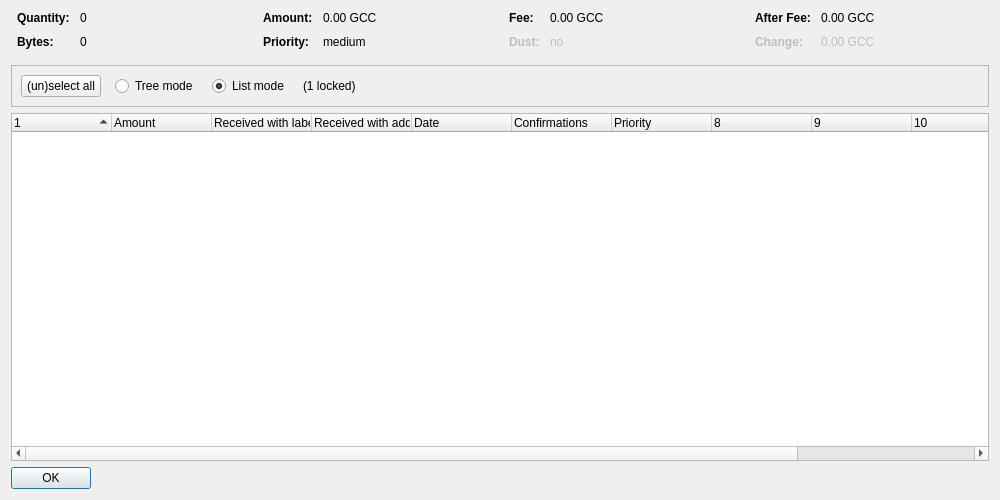
<?xml version="1.0" encoding="UTF-8"?>
<ui version="4.0">
 <class>CoinControlDialog</class>
 <widget class="QDialog" name="CoinControlDialog">
  <property name="geometry">
   <rect>
    <x>0</x>
    <y>0</y>
    <width>1000</width>
    <height>500</height>
   </rect>
  </property>
  <property name="windowTitle">
   <string>Coin Selection</string>
  </property>
  <layout class="QVBoxLayout" name="verticalLayout">
   <item>
    <layout class="QHBoxLayout" name="horizontalLayoutTop" stretch="0,0,0,0">
     <property name="topMargin">
      <number>0</number>
     </property>
     <property name="bottomMargin">
      <number>10</number>
     </property>
     <item>
      <layout class="QFormLayout" name="formLayoutCoinControl1">
       <property name="horizontalSpacing">
        <number>10</number>
       </property>
       <property name="verticalSpacing">
        <number>10</number>
       </property>
       <property name="leftMargin">
        <number>6</number>
       </property>
       <property name="rightMargin">
        <number>6</number>
       </property>
       <item row="0" column="0">
        <widget class="QLabel" name="labelCoinControlQuantityText">
         <property name="font">
          <font>
           <weight>75</weight>
           <bold>true</bold>
          </font>
         </property>
         <property name="text">
          <string>Quantity:</string>
         </property>
        </widget>
       </item>
       <item row="0" column="1">
        <widget class="QLabel" name="labelCoinControlQuantity">
         <property name="cursor">
          <cursorShape>IBeamCursor</cursorShape>
         </property>
         <property name="contextMenuPolicy">
          <enum>Qt::ActionsContextMenu</enum>
         </property>
         <property name="text">
          <string notr="true">0</string>
         </property>
         <property name="textInteractionFlags">
          <set>Qt::LinksAccessibleByMouse|Qt::TextSelectableByKeyboard|Qt::TextSelectableByMouse</set>
         </property>
        </widget>
       </item>
       <item row="1" column="0">
        <widget class="QLabel" name="labelCoinControlBytesText">
         <property name="font">
          <font>
           <weight>75</weight>
           <bold>true</bold>
          </font>
         </property>
         <property name="text">
          <string>Bytes:</string>
         </property>
        </widget>
       </item>
       <item row="1" column="1">
        <widget class="QLabel" name="labelCoinControlBytes">
         <property name="cursor">
          <cursorShape>IBeamCursor</cursorShape>
         </property>
         <property name="contextMenuPolicy">
          <enum>Qt::ActionsContextMenu</enum>
         </property>
         <property name="text">
          <string notr="true">0</string>
         </property>
         <property name="textInteractionFlags">
          <set>Qt::LinksAccessibleByMouse|Qt::TextSelectableByKeyboard|Qt::TextSelectableByMouse</set>
         </property>
        </widget>
       </item>
      </layout>
     </item>
     <item>
      <layout class="QFormLayout" name="formLayoutCoinControl2">
       <property name="horizontalSpacing">
        <number>10</number>
       </property>
       <property name="verticalSpacing">
        <number>10</number>
       </property>
       <property name="leftMargin">
        <number>6</number>
       </property>
       <property name="rightMargin">
        <number>6</number>
       </property>
       <item row="0" column="0">
        <widget class="QLabel" name="labelCoinControlAmountText">
         <property name="font">
          <font>
           <weight>75</weight>
           <bold>true</bold>
          </font>
         </property>
         <property name="text">
          <string>Amount:</string>
         </property>
        </widget>
       </item>
       <item row="0" column="1">
        <widget class="QLabel" name="labelCoinControlAmount">
         <property name="cursor">
          <cursorShape>IBeamCursor</cursorShape>
         </property>
         <property name="contextMenuPolicy">
          <enum>Qt::ActionsContextMenu</enum>
         </property>
         <property name="text">
          <string notr="true">0.00 GCC</string>
         </property>
         <property name="textInteractionFlags">
          <set>Qt::LinksAccessibleByMouse|Qt::TextSelectableByKeyboard|Qt::TextSelectableByMouse</set>
         </property>
        </widget>
       </item>
       <item row="1" column="0">
        <widget class="QLabel" name="labelCoinControlPriorityText">
         <property name="font">
          <font>
           <weight>75</weight>
           <bold>true</bold>
          </font>
         </property>
         <property name="text">
          <string>Priority:</string>
         </property>
        </widget>
       </item>
       <item row="1" column="1">
        <widget class="QLabel" name="labelCoinControlPriority">
         <property name="cursor">
          <cursorShape>IBeamCursor</cursorShape>
         </property>
         <property name="contextMenuPolicy">
          <enum>Qt::ActionsContextMenu</enum>
         </property>
         <property name="text">
          <string notr="true">medium</string>
         </property>
         <property name="textInteractionFlags">
          <set>Qt::LinksAccessibleByMouse|Qt::TextSelectableByKeyboard|Qt::TextSelectableByMouse</set>
         </property>
        </widget>
       </item>
      </layout>
     </item>
     <item>
      <layout class="QFormLayout" name="formLayoutCoinControl3">
       <property name="horizontalSpacing">
        <number>10</number>
       </property>
       <property name="verticalSpacing">
        <number>10</number>
       </property>
       <property name="leftMargin">
        <number>6</number>
       </property>
       <property name="rightMargin">
        <number>6</number>
       </property>
       <item row="0" column="0">
        <widget class="QLabel" name="labelCoinControlFeeText">
         <property name="font">
          <font>
           <weight>75</weight>
           <bold>true</bold>
          </font>
         </property>
         <property name="text">
          <string>Fee:</string>
         </property>
        </widget>
       </item>
       <item row="0" column="1">
        <widget class="QLabel" name="labelCoinControlFee">
         <property name="cursor">
          <cursorShape>IBeamCursor</cursorShape>
         </property>
         <property name="contextMenuPolicy">
          <enum>Qt::ActionsContextMenu</enum>
         </property>
         <property name="text">
          <string notr="true">0.00 GCC</string>
         </property>
         <property name="textInteractionFlags">
          <set>Qt::LinksAccessibleByMouse|Qt::TextSelectableByKeyboard|Qt::TextSelectableByMouse</set>
         </property>
        </widget>
       </item>
       <item row="1" column="0">
        <widget class="QLabel" name="labelCoinControlLowOutputText">
         <property name="enabled">
          <bool>false</bool>
         </property>
         <property name="font">
          <font>
           <weight>75</weight>
           <bold>true</bold>
          </font>
         </property>
         <property name="text">
          <string>Dust:</string>
         </property>
        </widget>
       </item>
       <item row="1" column="1">
        <widget class="QLabel" name="labelCoinControlLowOutput">
         <property name="enabled">
          <bool>false</bool>
         </property>
         <property name="cursor">
          <cursorShape>IBeamCursor</cursorShape>
         </property>
         <property name="contextMenuPolicy">
          <enum>Qt::ActionsContextMenu</enum>
         </property>
         <property name="text">
          <string notr="true">no</string>
         </property>
         <property name="textInteractionFlags">
          <set>Qt::LinksAccessibleByMouse|Qt::TextSelectableByKeyboard|Qt::TextSelectableByMouse</set>
         </property>
        </widget>
       </item>
      </layout>
     </item>
     <item>
      <layout class="QFormLayout" name="formLayoutCoinControl4">
       <property name="horizontalSpacing">
        <number>10</number>
       </property>
       <property name="verticalSpacing">
        <number>10</number>
       </property>
       <property name="leftMargin">
        <number>6</number>
       </property>
       <property name="rightMargin">
        <number>6</number>
       </property>
       <item row="0" column="0">
        <widget class="QLabel" name="labelCoinControlAfterFeeText">
         <property name="font">
          <font>
           <weight>75</weight>
           <bold>true</bold>
          </font>
         </property>
         <property name="text">
          <string>After Fee:</string>
         </property>
        </widget>
       </item>
       <item row="0" column="1">
        <widget class="QLabel" name="labelCoinControlAfterFee">
         <property name="cursor">
          <cursorShape>IBeamCursor</cursorShape>
         </property>
         <property name="contextMenuPolicy">
          <enum>Qt::ActionsContextMenu</enum>
         </property>
         <property name="text">
          <string notr="true">0.00 GCC</string>
         </property>
         <property name="textInteractionFlags">
          <set>Qt::LinksAccessibleByMouse|Qt::TextSelectableByKeyboard|Qt::TextSelectableByMouse</set>
         </property>
        </widget>
       </item>
       <item row="1" column="0">
        <widget class="QLabel" name="labelCoinControlChangeText">
         <property name="enabled">
          <bool>false</bool>
         </property>
         <property name="font">
          <font>
           <weight>75</weight>
           <bold>true</bold>
          </font>
         </property>
         <property name="text">
          <string>Change:</string>
         </property>
        </widget>
       </item>
       <item row="1" column="1">
        <widget class="QLabel" name="labelCoinControlChange">
         <property name="enabled">
          <bool>false</bool>
         </property>
         <property name="cursor">
          <cursorShape>IBeamCursor</cursorShape>
         </property>
         <property name="contextMenuPolicy">
          <enum>Qt::ActionsContextMenu</enum>
         </property>
         <property name="text">
          <string notr="true">0.00 GCC</string>
         </property>
         <property name="textInteractionFlags">
          <set>Qt::LinksAccessibleByMouse|Qt::TextSelectableByKeyboard|Qt::TextSelectableByMouse</set>
         </property>
        </widget>
       </item>
      </layout>
     </item>
    </layout>
   </item>
   <item>
    <widget class="QFrame" name="frame">
     <property name="minimumSize">
      <size>
       <width>0</width>
       <height>40</height>
      </size>
     </property>
     <property name="frameShape">
      <enum>QFrame::StyledPanel</enum>
     </property>
     <property name="frameShadow">
      <enum>QFrame::Sunken</enum>
     </property>
     <layout class="QHBoxLayout" name="horizontalLayout">
      <item>
       <layout class="QHBoxLayout" name="horizontalLayoutPanel" stretch="0,0,0,0,0">
        <property name="spacing">
         <number>14</number>
        </property>
        <item>
         <widget class="QPushButton" name="pushButtonSelectAll">
          <property name="sizePolicy">
           <sizepolicy hsizetype="Maximum" vsizetype="Fixed">
            <horstretch>0</horstretch>
            <verstretch>0</verstretch>
           </sizepolicy>
          </property>
          <property name="text">
           <string>(un)select all</string>
          </property>
          <property name="autoDefault">
           <bool>false</bool>
          </property>
         </widget>
        </item>
        <item>
         <widget class="QRadioButton" name="radioTreeMode">
          <property name="sizePolicy">
           <sizepolicy hsizetype="Maximum" vsizetype="Fixed">
            <horstretch>0</horstretch>
            <verstretch>0</verstretch>
           </sizepolicy>
          </property>
          <property name="text">
           <string>Tree mode</string>
          </property>
         </widget>
        </item>
        <item>
         <widget class="QRadioButton" name="radioListMode">
          <property name="sizePolicy">
           <sizepolicy hsizetype="Maximum" vsizetype="Fixed">
            <horstretch>0</horstretch>
            <verstretch>0</verstretch>
           </sizepolicy>
          </property>
          <property name="text">
           <string>List mode</string>
          </property>
          <property name="checked">
           <bool>true</bool>
          </property>
         </widget>
        </item>
        <item>
         <widget class="QLabel" name="labelLocked">
          <property name="text">
           <string notr="true">(1 locked)</string>
          </property>
         </widget>
        </item>
        <item>
         <spacer name="horizontalSpacer">
          <property name="orientation">
           <enum>Qt::Horizontal</enum>
          </property>
          <property name="sizeHint" stdset="0">
           <size>
            <width>40</width>
            <height>20</height>
           </size>
          </property>
         </spacer>
        </item>
       </layout>
      </item>
     </layout>
    </widget>
   </item>
   <item>
    <widget class="CoinControlTreeWidget" name="treeWidget">
     <property name="contextMenuPolicy">
      <enum>Qt::CustomContextMenu</enum>
     </property>
     <property name="sortingEnabled">
      <bool>false</bool>
     </property>
     <property name="columnCount">
      <number>12</number>
     </property>
     <attribute name="headerShowSortIndicator" stdset="0">
      <bool>true</bool>
     </attribute>
     <attribute name="headerStretchLastSection">
      <bool>false</bool>
     </attribute>
     <column>
      <property name="text">
       <string/>
      </property>
     </column>
     <column>
      <property name="text">
       <string>Amount</string>
      </property>
     </column>
     <column>
      <property name="text">
       <string>Received with label</string>
      </property>
     </column>
     <column>
      <property name="text">
       <string>Received with address</string>
      </property>
     </column>
     <column>
      <property name="text">
       <string>Date</string>
      </property>
     </column>
     <column>
      <property name="text">
       <string>Confirmations</string>
      </property>
      <property name="toolTip">
       <string>Confirmed</string>
      </property>
     </column>
     <column>
      <property name="text">
       <string>Priority</string>
      </property>
     </column>
     <column>
      <property name="text">
       <string/>
      </property>
     </column>
     <column>
      <property name="text">
       <string/>
      </property>
     </column>
     <column>
      <property name="text">
       <string/>
      </property>
     </column>
     <column>
      <property name="text">
       <string/>
      </property>
     </column>
     <column>
      <property name="text">
       <string/>
      </property>
     </column>
    </widget>
   </item>
   <item>
    <widget class="QDialogButtonBox" name="buttonBox">
     <property name="sizePolicy">
      <sizepolicy hsizetype="Maximum" vsizetype="Fixed">
       <horstretch>0</horstretch>
       <verstretch>0</verstretch>
      </sizepolicy>
     </property>
     <property name="orientation">
      <enum>Qt::Horizontal</enum>
     </property>
     <property name="standardButtons">
      <set>QDialogButtonBox::Ok</set>
     </property>
    </widget>
   </item>
  </layout>
 </widget>
 <customwidgets>
  <customwidget>
   <class>CoinControlTreeWidget</class>
   <extends>QTreeWidget</extends>
   <header>coincontroltreewidget.h</header>
  </customwidget>
 </customwidgets>
 <resources/>
 <connections/>
</ui>
